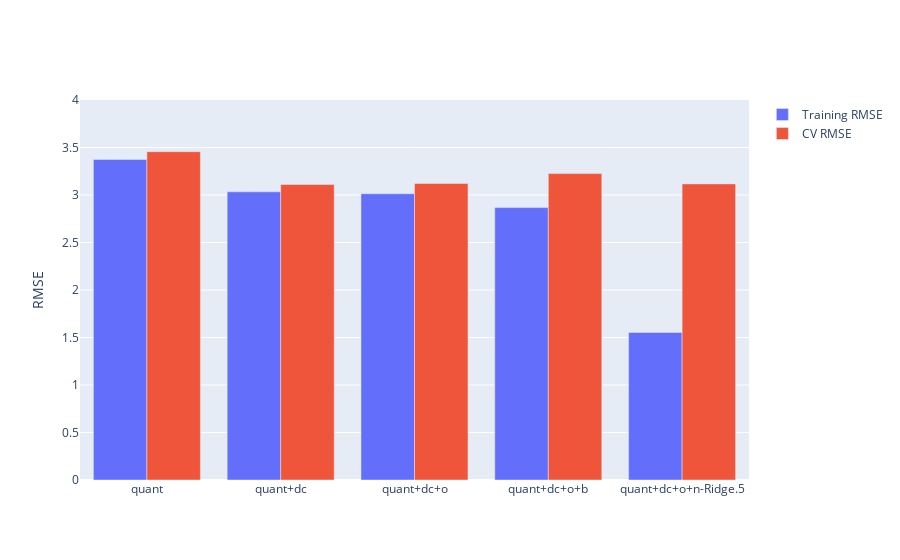

The code cell stored with this chart in its notebook:
### Code cell
fig = compare_models(models)
fig.update_yaxes(range = [0, 4], title = "RMSE")

### Figure 1 — Plotly figure (JSON) as saved in the notebook; plotly's stock layout.template omitted (floating-point values rounded to 4 significant figures)
{"data": [{"name": "Training RMSE", "type": "bar", "x": ["quant", "quant+dc", "quant+dc+o", "quant+dc+o+b", "quant+dc+o+n-Ridge.5"], "y": [3.375, 3.033, 3.013, 2.867, 1.553]}, {"name": "CV RMSE", "type": "bar", "x": ["quant", "quant+dc", "quant+dc+o", "quant+dc+o+b", "quant+dc+o+n-Ridge.5"], "y": [3.456, 3.111, 3.121, 3.225, 3.117]}], "layout": {"yaxis": {"range": [0, 4], "title": {"text": "RMSE"}}}}
